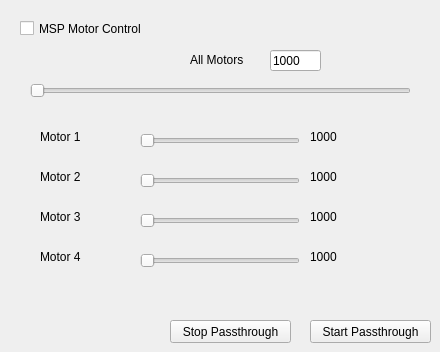
          <widget class="QWidget" name="tab_3">
           <attribute name="title">
            <string>Motor Control</string>
           </attribute>
           <widget class="QCheckBox" name="checkBox">
            <property name="geometry">
             <rect>
              <x>20</x>
              <y>20</y>
              <width>171</width>
              <height>17</height>
             </rect>
            </property>
            <property name="text">
             <string>MSP Motor Control</string>
            </property>
           </widget>
           <widget class="QLineEdit" name="lineEdit">
            <property name="geometry">
             <rect>
              <x>270</x>
              <y>50</y>
              <width>51</width>
              <height>21</height>
             </rect>
            </property>
            <property name="text">
             <string>1000</string>
            </property>
           </widget>
           <widget class="QSlider" name="horizontalSlider">
            <property name="geometry">
             <rect>
              <x>30</x>
              <y>80</y>
              <width>381</width>
              <height>22</height>
             </rect>
            </property>
            <property name="minimum">
             <number>1000</number>
            </property>
            <property name="maximum">
             <number>2000</number>
            </property>
            <property name="sliderPosition">
             <number>1000</number>
            </property>
            <property name="orientation">
             <enum>Qt::Horizontal</enum>
            </property>
           </widget>
           <widget class="QPushButton" name="endPassthrough">
            <property name="enabled">
             <bool>true</bool>
            </property>
            <property name="geometry">
             <rect>
              <x>170</x>
              <y>320</y>
              <width>121</width>
              <height>23</height>
             </rect>
            </property>
            <property name="text">
             <string>Stop Passthrough</string>
            </property>
           </widget>
           <widget class="QPushButton" name="passthoughButton">
            <property name="geometry">
             <rect>
              <x>310</x>
              <y>320</y>
              <width>121</width>
              <height>23</height>
             </rect>
            </property>
            <property name="text">
             <string>Start Passthrough</string>
            </property>
           </widget>
           <widget class="QSlider" name="m1MSPSlider">
            <property name="geometry">
             <rect>
              <x>140</x>
              <y>130</y>
              <width>160</width>
              <height>22</height>
             </rect>
            </property>
            <property name="minimum">
             <number>1000</number>
            </property>
            <property name="maximum">
             <number>2000</number>
            </property>
            <property name="orientation">
             <enum>Qt::Horizontal</enum>
            </property>
            <property name="invertedAppearance">
             <bool>false</bool>
            </property>
           </widget>
           <widget class="QSlider" name="m2MSPSlider">
            <property name="geometry">
             <rect>
              <x>140</x>
              <y>170</y>
              <width>160</width>
              <height>22</height>
             </rect>
            </property>
            <property name="minimum">
             <number>1000</number>
            </property>
            <property name="maximum">
             <number>2000</number>
            </property>
            <property name="orientation">
             <enum>Qt::Horizontal</enum>
            </property>
           </widget>
           <widget class="QSlider" name="m3MSPSlider">
            <property name="geometry">
             <rect>
              <x>140</x>
              <y>210</y>
              <width>160</width>
              <height>22</height>
             </rect>
            </property>
            <property name="minimum">
             <number>1000</number>
            </property>
            <property name="maximum">
             <number>2000</number>
            </property>
            <property name="orientation">
             <enum>Qt::Horizontal</enum>
            </property>
           </widget>
           <widget class="QSlider" name="m4MSPSlider">
            <property name="geometry">
             <rect>
              <x>140</x>
              <y>250</y>
              <width>160</width>
              <height>22</height>
             </rect>
            </property>
            <property name="minimum">
             <number>1000</number>
            </property>
            <property name="maximum">
             <number>2000</number>
            </property>
            <property name="orientation">
             <enum>Qt::Horizontal</enum>
            </property>
           </widget>
           <widget class="QLabel" name="label_6">
            <property name="geometry">
             <rect>
              <x>40</x>
              <y>130</y>
              <width>47</width>
              <height>13</height>
             </rect>
            </property>
            <property name="text">
             <string>Motor 1</string>
            </property>
           </widget>
           <widget class="QLabel" name="label_7">
            <property name="geometry">
             <rect>
              <x>40</x>
              <y>170</y>
              <width>47</width>
              <height>13</height>
             </rect>
            </property>
            <property name="text">
             <string>Motor 2</string>
            </property>
           </widget>
           <widget class="QLabel" name="label_8">
            <property name="geometry">
             <rect>
              <x>40</x>
              <y>210</y>
              <width>47</width>
              <height>13</height>
             </rect>
            </property>
            <property name="text">
             <string>Motor 3</string>
            </property>
           </widget>
           <widget class="QLabel" name="label_9">
            <property name="geometry">
             <rect>
              <x>40</x>
              <y>250</y>
              <width>47</width>
              <height>13</height>
             </rect>
            </property>
            <property name="text">
             <string>Motor 4</string>
            </property>
           </widget>
           <widget class="QLabel" name="m1throttle">
            <property name="geometry">
             <rect>
              <x>310</x>
              <y>130</y>
              <width>47</width>
              <height>13</height>
             </rect>
            </property>
            <property name="text">
             <string>1000</string>
            </property>
           </widget>
           <widget class="QLabel" name="m2throttle">
            <property name="geometry">
             <rect>
              <x>310</x>
              <y>170</y>
              <width>47</width>
              <height>13</height>
             </rect>
            </property>
            <property name="text">
             <string>1000</string>
            </property>
           </widget>
           <widget class="QLabel" name="m3throttle">
            <property name="geometry">
             <rect>
              <x>310</x>
              <y>210</y>
              <width>47</width>
              <height>13</height>
             </rect>
            </property>
            <property name="text">
             <string>1000</string>
            </property>
           </widget>
           <widget class="QLabel" name="m4throttle">
            <property name="geometry">
             <rect>
              <x>310</x>
              <y>250</y>
              <width>47</width>
              <height>13</height>
             </rect>
            </property>
            <property name="text">
             <string>1000</string>
            </property>
           </widget>
           <widget class="QLabel" name="allMotorsLabel">
            <property name="geometry">
             <rect>
              <x>190</x>
              <y>50</y>
              <width>61</width>
              <height>20</height>
             </rect>
            </property>
            <property name="text">
             <string>All Motors</string>
            </property>
           </widget>
          </widget>
